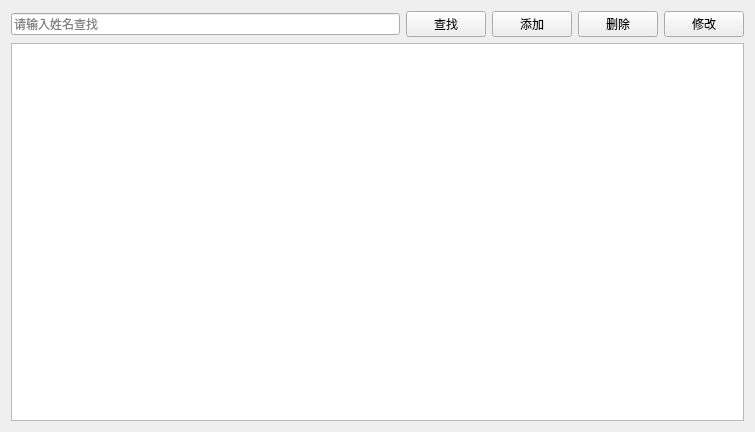
<?xml version="1.0" encoding="UTF-8"?>
<ui version="4.0">
 <class>PatientView</class>
 <widget class="QWidget" name="PatientView">
  <property name="geometry">
   <rect>
    <x>0</x>
    <y>0</y>
    <width>755</width>
    <height>432</height>
   </rect>
  </property>
  <property name="windowTitle">
   <string>患者管理</string>
  </property>
  <layout class="QVBoxLayout" name="verticalLayout">
   <item>
    <layout class="QHBoxLayout" name="horizontalLayout">
     <item>
      <widget class="QLineEdit" name="lineEdit">
       <property name="placeholderText">
        <string>请输入姓名查找</string>
       </property>
      </widget>
     </item>
     <item>
      <widget class="QPushButton" name="btSearch">
       <property name="text">
        <string>查找</string>
       </property>
      </widget>
     </item>
     <item>
      <widget class="QPushButton" name="btAdd">
       <property name="text">
        <string>添加</string>
       </property>
      </widget>
     </item>
     <item>
      <widget class="QPushButton" name="btDelete">
       <property name="text">
        <string>删除</string>
       </property>
      </widget>
     </item>
     <item>
      <widget class="QPushButton" name="btEdit">
       <property name="text">
        <string>修改</string>
       </property>
      </widget>
     </item>
    </layout>
   </item>
   <item>
    <widget class="QTableView" name="tableView"/>
   </item>
  </layout>
 </widget>
 <resources/>
 <connections/>
</ui>
